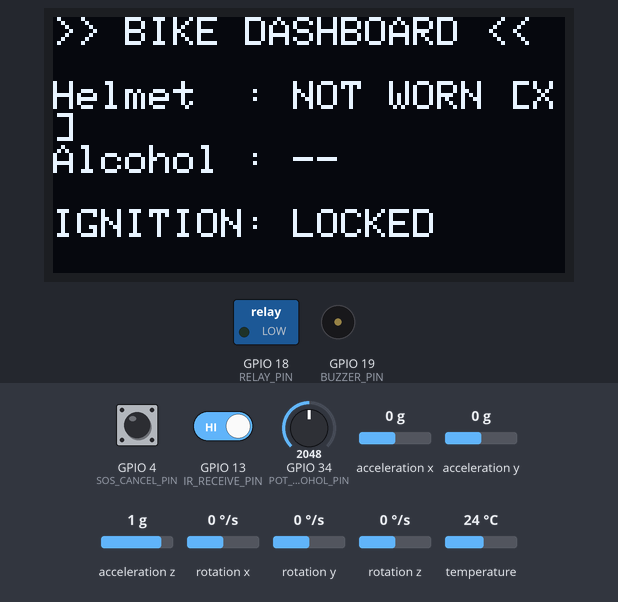
This sketch was run on a simulated ESP32. Shown: 128×64 one-colour display, switched loads named in the sketch (green lamp = pin HIGH), buzzer (waves = sounding, pin HIGH). The inputs (shaded band) are chosen by the test bench; at power-on: GPIO 13 (IR_RECEIVE_PIN) HIGH, GPIO 34 (POT_ALCOHOL_PIN) = 2048, GPIO 4 (SOS_CANCEL_PIN) HIGH, acceleration x 0 g, acceleration y 0 g, acceleration z 1 g, rotation x 0 °/s, rotation y 0 °/s, rotation z 0 °/s, temperature 24 °C.

Above: at 2.2 s.
2.3 s: GPIO 13 (IR_RECEIVE_PIN) driven LOW
At 2.97 s:
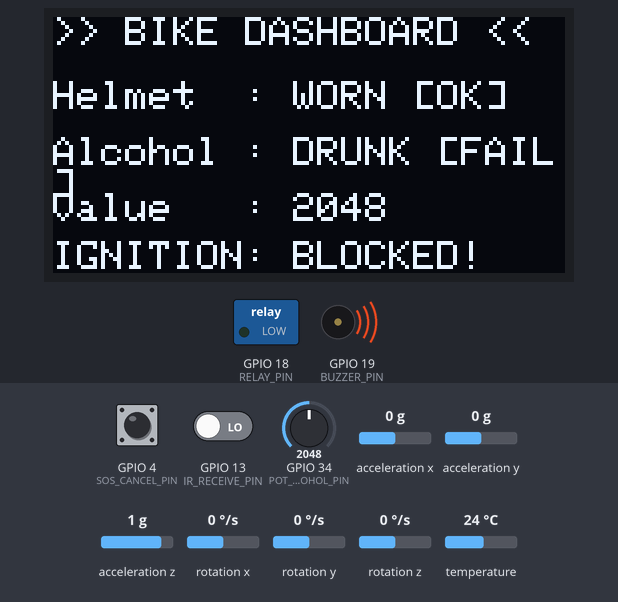
4.2 s: GPIO 34 (POT_ALCOHOL_PIN) set to 1549
At 4.93 s:
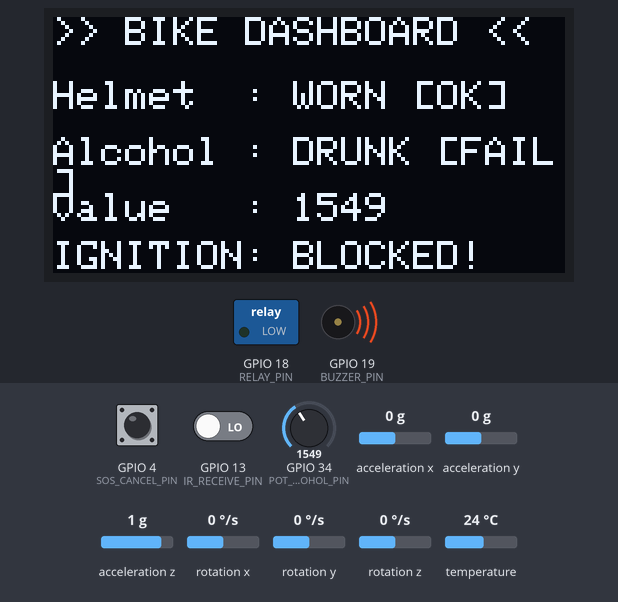
6.6 s: GPIO 34 (POT_ALCOHOL_PIN) set to 1442
At 7.3 s:
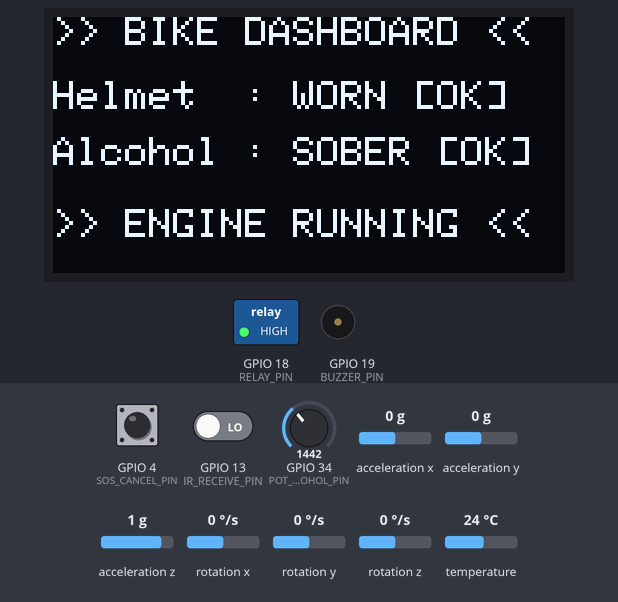
8.1 s: GPIO 13 (IR_RECEIVE_PIN) driven HIGH
At 8.6 s:
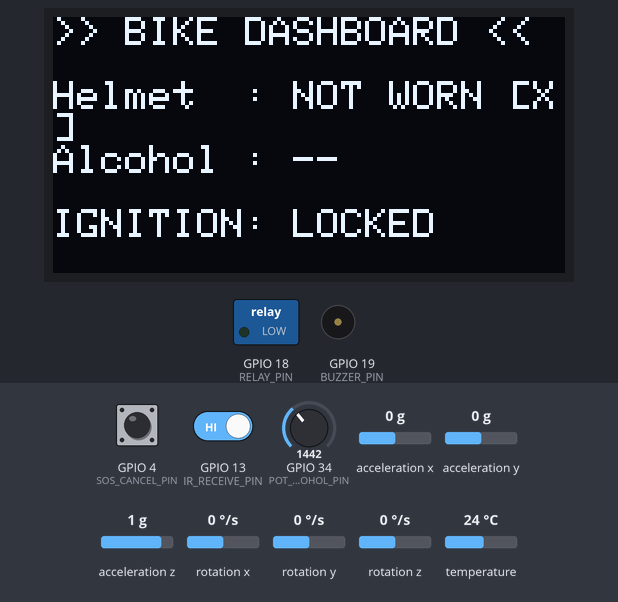
9.7 s: GPIO 13 (IR_RECEIVE_PIN) driven LOW
At 11.0 s:
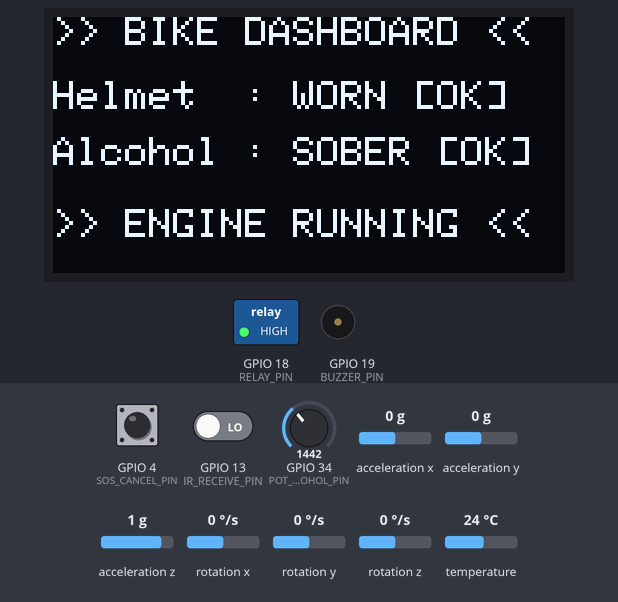
11.3 s: GPIO 34 (POT_ALCOHOL_PIN) set to 1540
At 12.14 s:
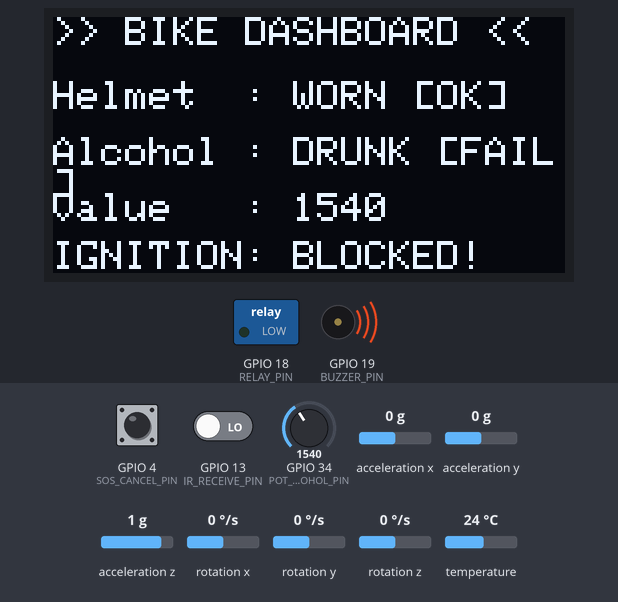
Timing chart, 0 to 13.9 s (numbered marks = the images above; inputs shaded):
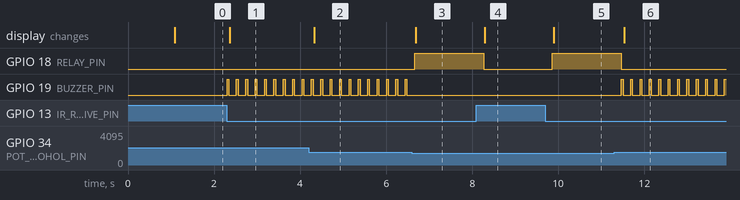

Measured:
- the behaviour switches between 1501 and 1500 on GPIO 34 (POT_ALCOHOL_PIN) (found by bisection; images 2 and 3)
- after the input at 2.3 s, GPIO 19 (BUZZER_PIN): alternates HIGH for 0.04 s and LOW for 0.18 s, starting at once; the display: changes after 0.07 s (image 1)
- after the input at 4.2 s, the display: changes after 0.13 s (image 2)
- after the input at 6.6 s, GPIO 18 (RELAY_PIN): LOW → HIGH after 0.06 s; GPIO 19 (BUZZER_PIN): stops changing and stays LOW; the display: changes after 0.09 s (image 3)
- after the input at 8.1 s, GPIO 18 (RELAY_PIN): HIGH → LOW after 0.16 s; the display: changes after 0.19 s (image 4)
- after the input at 9.7 s, GPIO 18 (RELAY_PIN): LOW → HIGH after 0.17 s; the display: changes after 0.19 s (image 5)
- after the input at 11.3 s, GPIO 18 (RELAY_PIN): HIGH → LOW after 0.17 s; GPIO 19 (BUZZER_PIN): alternates HIGH for 0.04 s and LOW for 0.18 s, starting after 0.17 s; the display: changes after 0.23 s (image 6)

The sketch:

Helmet.ino
```cpp
#include <Wire.h>
#include <Adafruit_GFX.h>
#include <Adafruit_SSD1306.h>
#include <Adafruit_MPU6050.h>
#include <Adafruit_Sensor.h>

#define SCREEN_WIDTH 128
#define SCREEN_HEIGHT 64
Adafruit_SSD1306 display(SCREEN_WIDTH, SCREEN_HEIGHT, &Wire, -1);
Adafruit_MPU6050 mpu;

// PIN MAPPING
#define POT_ALCOHOL_PIN 34  // MQ-3 Potentiometer (0 to 4095)
#define IR_RECEIVE_PIN  13  // IR signal means helmet is worn
#define SOS_CANCEL_PIN  4   // Red Push Button for SOS cancel
#define RELAY_PIN       18  // Motor Relay Interlock
#define BUZZER_PIN      19  // Warning Buzzer

const int ALCOHOL_LIMIT = 1500;
const float CRASH_G_LIMIT = 2.5;
bool isCrashAlertActive = false;
unsigned long crashStartTime = 0;
const unsigned long SOS_WINDOW_MS = 10000; // 10s countdown

void setup() {
  Serial.begin(115200);

  pinMode(SOS_CANCEL_PIN, INPUT_PULLUP);
  pinMode(IR_RECEIVE_PIN, INPUT_PULLUP);
  pinMode(RELAY_PIN, OUTPUT);
  pinMode(BUZZER_PIN, OUTPUT);
  analogSetPinAttenuation(POT_ALCOHOL_PIN, ADC_11db);

  digitalWrite(RELAY_PIN, LOW); // Engine locked by default
  digitalWrite(BUZZER_PIN, LOW);

  Wire.begin(21, 22); // SDA=21, SCL=22

  if (!display.begin(SSD1306_SWITCHCAPVCC, 0x3C)) {
    Serial.println("SSD1306 allocation failed");
  }
  display.clearDisplay();
  display.setTextColor(WHITE);

  if (!mpu.begin()) {
    Serial.println("MPU6050 not detected!");
  }
  mpu.setAccelerometerRange(MPU6050_RANGE_8_G);

  display.setTextSize(1);
  display.setCursor(15, 25);
  display.print("SMART HELMET INIT");
  display.display();
  delay(1000);
}

void loop() {
  // 1. Read Sensors
  bool helmetWorn = digitalRead(IR_RECEIVE_PIN) == LOW;
  int alcoholRaw = analogRead(POT_ALCOHOL_PIN);
  bool isDrunk = (alcoholRaw > ALCOHOL_LIMIT);
  bool engineAllowed = helmetWorn && !isDrunk;

  // 2. Read MPU6050 Acceleration
  sensors_event_t a, g, temp;
  mpu.getEvent(&a, &g, &temp);
  float totalG = sqrt(a.acceleration.x * a.acceleration.x +
                      a.acceleration.y * a.acceleration.y +
                      a.acceleration.z * a.acceleration.z) / 9.81;

  // 3. Crash Trigger
  if (totalG > CRASH_G_LIMIT && !isCrashAlertActive) {
    isCrashAlertActive = true;
    crashStartTime = millis();
  }

  // 4. Cancel SOS Button Press
  if (digitalRead(SOS_CANCEL_PIN) == LOW && isCrashAlertActive) {
    isCrashAlertActive = false; // Aborted
    digitalWrite(BUZZER_PIN, LOW);
  }

  display.clearDisplay();

  // --- STATE 1: CRASH ALERT ---
  if (isCrashAlertActive) {
    unsigned long elapsed = millis() - crashStartTime;
    int remainingSec = (SOS_WINDOW_MS - elapsed) / 1000;

    digitalWrite(RELAY_PIN, LOW); // Cut motor
    digitalWrite(BUZZER_PIN, HIGH);

    display.setTextSize(2);
    display.setCursor(0, 0);
    display.print("! CRASH !");
    display.setTextSize(1);
    display.setCursor(0, 25);
    display.print("SOS SMS in: ");
    display.print(max(0, remainingSec));
    display.print("s");
    display.setCursor(0, 45);
    display.print("Press Red to Cancel");

    if (elapsed >= SOS_WINDOW_MS) {
      display.setCursor(0, 55);
      display.print(">> SOS TRANSMITTED <<");
    }
  }
  // --- STATE 2: NO HELMET ---
  else if (!helmetWorn) {
    digitalWrite(RELAY_PIN, LOW);
    digitalWrite(BUZZER_PIN, LOW);

    display.setTextSize(1);
    display.setCursor(0, 0);
    display.print(">> BIKE DASHBOARD <<");
    display.setCursor(0, 16);
    display.print("Helmet  : NOT WORN [X]");
    display.setCursor(0, 32);
    display.print("Alcohol : --");
    display.setCursor(0, 48);
    display.print("IGNITION: LOCKED");
  }
  // --- STATE 3: DRUNK DETECTED ---
  else if (isDrunk) {
    digitalWrite(RELAY_PIN, LOW);
    digitalWrite(BUZZER_PIN, HIGH);
    delay(40);
    digitalWrite(BUZZER_PIN, LOW);

    display.setTextSize(1);
    display.setCursor(0, 0);
    display.print(">> BIKE DASHBOARD <<");
    display.setCursor(0, 16);
    display.print("Helmet  : WORN [OK]");
    display.setCursor(0, 30);
    display.print("Alcohol : DRUNK [FAIL]");
    display.setCursor(0, 44);
    display.print("Value   : ");
    display.print(alcoholRaw);
    display.setCursor(0, 56);
    display.print("IGNITION: BLOCKED!");
  }
  // --- STATE 4: ALL CHECKS PASSED -> ENGINE ON ---
  else if (engineAllowed) {
    digitalWrite(RELAY_PIN, HIGH); // Green Motor LED Turns ON!
    digitalWrite(BUZZER_PIN, LOW);

    display.setTextSize(1);
    display.setCursor(0, 0);
    display.print(">> BIKE DASHBOARD <<");
    display.setCursor(0, 16);
    display.print("Helmet  : WORN [OK]");
    display.setCursor(0, 30);
    display.print("Alcohol : SOBER [OK]");
    display.setCursor(0, 48);
    display.print(">> ENGINE RUNNING <<");
  }

  display.display();
  delay(150);
}
```
